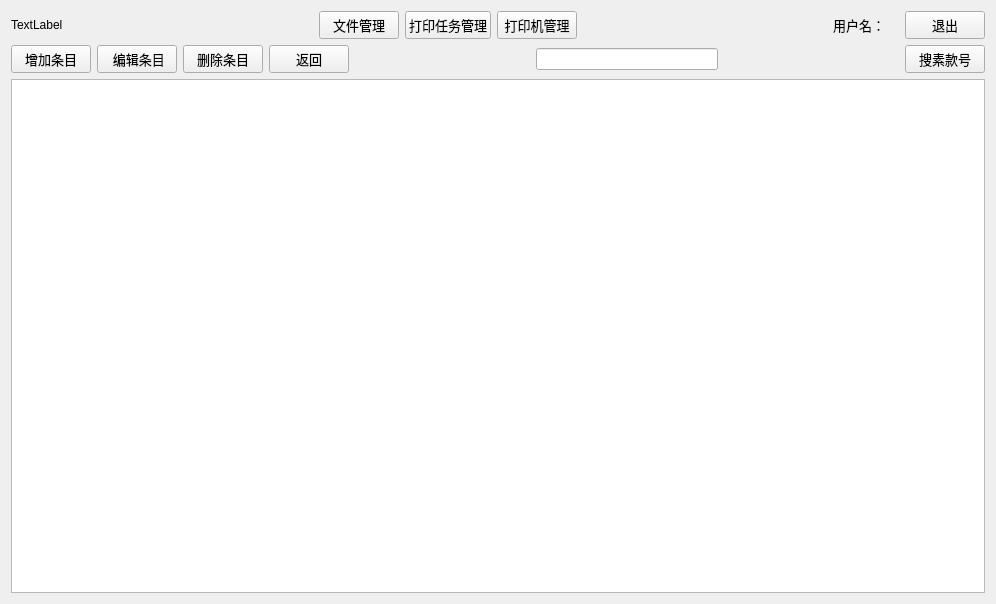
<?xml version="1.0" encoding="UTF-8"?>
<ui version="4.0">
 <class>printerSetting</class>
 <widget class="QWidget" name="printerSetting">
  <property name="geometry">
   <rect>
    <x>0</x>
    <y>0</y>
    <width>996</width>
    <height>604</height>
   </rect>
  </property>
  <property name="windowTitle">
   <string>打印机管理</string>
  </property>
  <layout class="QHBoxLayout" name="horizontalLayout_3">
   <item>
    <layout class="QVBoxLayout" name="verticalLayout">
     <item>
      <layout class="QHBoxLayout" name="horizontalLayout_2">
       <item>
        <widget class="QLabel" name="logoLabel">
         <property name="text">
          <string>TextLabel</string>
         </property>
        </widget>
       </item>
       <item>
        <spacer name="horizontalSpacer_2">
         <property name="orientation">
          <enum>Qt::Horizontal</enum>
         </property>
         <property name="sizeHint" stdset="0">
          <size>
           <width>40</width>
           <height>20</height>
          </size>
         </property>
        </spacer>
       </item>
       <item>
        <layout class="QHBoxLayout" name="horizontalLayout_4">
         <item>
          <widget class="QPushButton" name="dataPage_button">
           <property name="font">
            <font>
             <pointsize>10</pointsize>
            </font>
           </property>
           <property name="text">
            <string>文件管理</string>
           </property>
          </widget>
         </item>
         <item>
          <widget class="QPushButton" name="taskPage_button">
           <property name="font">
            <font>
             <pointsize>10</pointsize>
            </font>
           </property>
           <property name="text">
            <string>打印任务管理</string>
           </property>
          </widget>
         </item>
         <item>
          <widget class="QPushButton" name="settingPage_button">
           <property name="font">
            <font>
             <pointsize>10</pointsize>
            </font>
           </property>
           <property name="text">
            <string>打印机管理</string>
           </property>
          </widget>
         </item>
        </layout>
       </item>
       <item>
        <spacer name="horizontalSpacer_4">
         <property name="orientation">
          <enum>Qt::Horizontal</enum>
         </property>
         <property name="sizeHint" stdset="0">
          <size>
           <width>40</width>
           <height>20</height>
          </size>
         </property>
        </spacer>
       </item>
       <item>
        <layout class="QHBoxLayout" name="horizontalLayout_5">
         <item>
          <widget class="QLabel" name="label_2">
           <property name="font">
            <font>
             <pointsize>10</pointsize>
            </font>
           </property>
           <property name="text">
            <string>用户名：</string>
           </property>
          </widget>
         </item>
         <item>
          <widget class="QLabel" name="label">
           <property name="font">
            <font>
             <pointsize>10</pointsize>
            </font>
           </property>
           <property name="text">
            <string/>
           </property>
          </widget>
         </item>
         <item>
          <widget class="QPushButton" name="pushButton_5">
           <property name="font">
            <font>
             <pointsize>10</pointsize>
            </font>
           </property>
           <property name="text">
            <string>退出</string>
           </property>
          </widget>
         </item>
        </layout>
       </item>
      </layout>
     </item>
     <item>
      <layout class="QVBoxLayout" name="verticalLayout_2">
       <item>
        <layout class="QHBoxLayout" name="horizontalLayout">
         <item>
          <widget class="QPushButton" name="Add_button">
           <property name="font">
            <font>
             <pointsize>10</pointsize>
            </font>
           </property>
           <property name="locale">
            <locale language="Dzongkha" country="Bhutan"/>
           </property>
           <property name="text">
            <string>增加条目</string>
           </property>
          </widget>
         </item>
         <item>
          <widget class="QPushButton" name="Edit_button">
           <property name="font">
            <font>
             <pointsize>10</pointsize>
            </font>
           </property>
           <property name="text">
            <string> 编辑条目</string>
           </property>
          </widget>
         </item>
         <item>
          <widget class="QPushButton" name="Delete_button">
           <property name="font">
            <font>
             <pointsize>10</pointsize>
            </font>
           </property>
           <property name="text">
            <string>删除条目</string>
           </property>
          </widget>
         </item>
         <item>
          <widget class="QPushButton" name="Return_button">
           <property name="font">
            <font>
             <pointsize>10</pointsize>
            </font>
           </property>
           <property name="text">
            <string>返回</string>
           </property>
          </widget>
         </item>
         <item>
          <spacer name="horizontalSpacer_3">
           <property name="orientation">
            <enum>Qt::Horizontal</enum>
           </property>
           <property name="sizeHint" stdset="0">
            <size>
             <width>40</width>
             <height>20</height>
            </size>
           </property>
          </spacer>
         </item>
         <item>
          <widget class="QLineEdit" name="lineEdit"/>
         </item>
         <item>
          <spacer name="horizontalSpacer">
           <property name="orientation">
            <enum>Qt::Horizontal</enum>
           </property>
           <property name="sizeHint" stdset="0">
            <size>
             <width>40</width>
             <height>20</height>
            </size>
           </property>
          </spacer>
         </item>
         <item>
          <widget class="QPushButton" name="Search_button">
           <property name="font">
            <font>
             <pointsize>10</pointsize>
            </font>
           </property>
           <property name="text">
            <string>搜素款号</string>
           </property>
          </widget>
         </item>
        </layout>
       </item>
       <item>
        <widget class="QTableView" name="tableView">
         <property name="minimumSize">
          <size>
           <width>400</width>
           <height>500</height>
          </size>
         </property>
         <property name="font">
          <font>
           <pointsize>10</pointsize>
          </font>
         </property>
         <property name="editTriggers">
          <set>QAbstractItemView::NoEditTriggers</set>
         </property>
         <property name="selectionMode">
          <enum>QAbstractItemView::SingleSelection</enum>
         </property>
         <property name="selectionBehavior">
          <enum>QAbstractItemView::SelectRows</enum>
         </property>
         <property name="sortingEnabled">
          <bool>false</bool>
         </property>
         <attribute name="horizontalHeaderDefaultSectionSize">
          <number>250</number>
         </attribute>
         <attribute name="verticalHeaderDefaultSectionSize">
          <number>200</number>
         </attribute>
        </widget>
       </item>
      </layout>
     </item>
    </layout>
   </item>
  </layout>
 </widget>
 <resources/>
 <connections/>
</ui>
